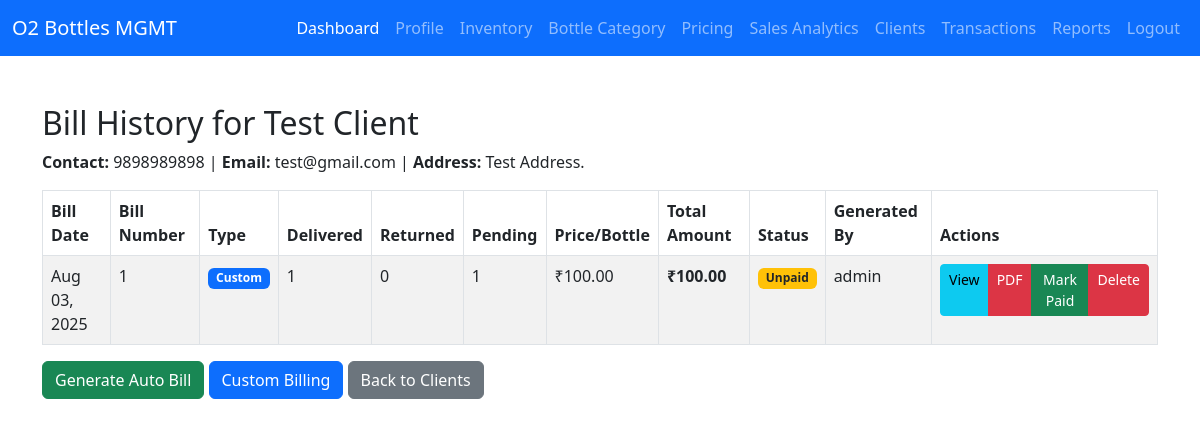
The page /clients/1/bill-history/ (signed in) on the database its author committed.
### bottle_MGMT/models.py (models this page shows, shortened)
class Client(models.Model):
    ROLE_CHOICES = [
        ('customer', 'Customer'),
        ('admin', 'Admin'),
    ]
    name = models.CharField(max_length=100)
    contact = models.CharField(max_length=10)
    alt_contact = models.CharField(max_length=10, blank=True, null=True)
    email = models.EmailField()
    address = models.TextField()
    company_name = models.CharField(max_length=150, blank=True, null=True)
    gst_number = models.CharField(max_length=20, blank=True, null=True)
    role = models.CharField(max_length=10, choices=ROLE_CHOICES, default='customer')
    owner_gst = models.CharField(max_length=20, blank=True, null=True)
    bank_account = models.CharField(max_length=50, blank=True, null=True)
    card = models.CharField(max_length=50, blank=True, null=True)
    account_holder = models.CharField(max_length=100, blank=True, null=True)
    account_number = models.CharField(max_length=30, blank=True, null=True)
    ifsc = models.CharField(max_length=15, blank=True, null=True)
    branch = models.CharField(max_length=100, blank=True, null=True)
    account_type = models.CharField(max_length=20, blank=True, null=True)
    mmid = models.CharField(max_length=20, blank=True, null=True)
    vpa = models.CharField("Virtual Payment Address", max_length=100, blank=True, null=True)
    upi_number = models.CharField(max_length=15, blank=True, null=True)
    upi_qr = models.ImageField(upload_to="upi_qr/", blank=True, null=True)

class Bill(models.Model):
    BILL_TYPE_CHOICES = [
        ('auto', 'Automated'),
        ('custom', 'Custom'),
    ]
    client = models.ForeignKey(Client, on_delete=models.CASCADE)
    bill_date = models.DateTimeField(auto_now_add=True)
    delivered_bottles = models.IntegerField()
    returned_bottles = models.IntegerField()
    pending_bottles = models.IntegerField()
    total_amount = models.DecimalField(max_digits=10, decimal_places=2)
    price_per_bottle = models.DecimalField(max_digits=10, decimal_places=2, default=0)
    subtotal_amount = models.DecimalField(max_digits=12, decimal_places=2, default=Decimal('0.00'))
    discount_percentage = models.DecimalField(max_digits=5, decimal_places=2, default=Decimal('0.00'))
    discount_amount = models.DecimalField(max_digits=12, decimal_places=2, default=Decimal('0.00'))
    taxable_amount = models.DecimalField(max_digits=12, decimal_places=2, default=Decimal('0.00'))
    gst_percentage = models.DecimalField(max_digits=5, decimal_places=2, default=Decimal('18.00'))
    gst_amount = models.DecimalField(max_digits=12, decimal_places=2, default=Decimal('0.00'))
    final_amount = models.DecimalField(max_digits=12, decimal_places=2, default=Decimal('0.00'))
    generated_by = models.ForeignKey(User, on_delete=models.SET_NULL, null=True)
    paid = models.BooleanField(default=False)
    paid_date = models.DateTimeField(null=True, blank=True)
    paid_by = models.ForeignKey(User, on_delete=models.SET_NULL, null=True, blank=True, related_name='bills_paid')
    bill_type = models.CharField(max_length=10, choices=BILL_TYPE_CHOICES, default='auto')
    description = models.TextField(blank=True, null=True)  # For custom bill descriptions
    class Meta:
        ordering = ['-bill_date']

### bottle_MGMT/views.py (the view)
# urls.py: path('clients/<int:client_id>/bill-history/', views.bill_history, name='bill_history'),
@staff_member_required
def bill_history(request, client_id):
    client = get_object_or_404(Client, id=client_id)
    bills = Bill.objects.filter(client=client)
    return render(request, 'bill_history.html', {
        'client': client,
        'bills': bills,
    })

### templates/bill_history.html (shortened to what this page needs)
{% extends "base.html" %}
{% load widget_tweaks %}
{% block content %}
    <h2>Bill History for {{ client.name }}</h2>
    <div class="mb-3">
        <strong>Contact:</strong> {{ client.contact }} |
        <strong>Email:</strong> {{ client.email }} |
        <strong>Address:</strong> {{ client.address }}
    </div>
    {% if bills %}
    <table class="table table-bordered table-striped">
        <thead>
            <tr>
                <th>Bill Date</th>
                <th>Bill Number</th>
                <th>Type</th>
                <th>Delivered</th>
                <th>Returned</th>
                <th>Pending</th>
                <th>Price/Bottle</th>
                <th>Total Amount</th>
                <th>Status</th>
                <th>Generated By</th>
                <th>Actions</th>
            </tr>
        </thead>
        <tbody>
            {% for bill in bills %}
            <tr>
                <td>{{ bill.bill_date|date:"M d, Y" }}</td>
                <td>{{ bill.id }}</td>
                <td>
                    {% if bill.bill_type == 'custom' %}
                        <span class="badge bg-primary">Custom</span>
                    {% else %}
                        <span class="badge bg-info">Auto</span>
                    {% endif %}
                </td>
                <td>{{ bill.delivered_bottles }}</td>
                <td>{{ bill.returned_bottles }}</td>
                <td>{{ bill.pending_bottles }}</td>
                <td>₹{{ bill.price_per_bottle }}</td>
                <td><strong>₹{{ bill.total_amount }}</strong></td>
                <td>
                    {% if bill.paid %}
                        <span class="badge bg-success">Paid</span><br>
                        <small>{{ bill.paid_date|date:"M d, Y" }}</small>
                    {% else %}
                        <span class="badge bg-warning text-dark">Unpaid</span>
                    {% endif %}
                </td>
                <td>{{ bill.generated_by.username }}</td>
                <td>
                    <div class="btn-group" role="group">
                        <a href="{% url 'generate_bill' client.id bill.id %}" class="btn btn-sm btn-info">View</a>
                        <a href="{% url 'generate_bill' client.id bill.id %}?format=pdf" class="btn btn-sm btn-danger">PDF</a>
                        {% if not bill.paid %}
                            <a href="{% url 'mark_bill_paid' bill.id %}" class="btn btn-sm btn-success">Mark Paid</a>
                            <a href="{% url 'delete_bill' bill.id %}" class="btn btn-sm btn-danger">Delete</a>
                        {% endif %}
                    </div>
                </td>
            </tr>
            {% endfor %}
        </tbody>
    </table>
    {% else %}
    <div class="alert alert-info">
        No bills found for this client.
    </div>
    {% endif %}
    <div class="mt-3">
        <a href="{% url 'generate_bill' client.id %}" class="btn btn-success">Generate Auto Bill</a>
        <a href="{% url 'custom_billing' client.id %}" class="btn btn-primary">Custom Billing</a>
        <a href="{% url 'client_list' %}" class="btn btn-secondary">Back to Clients</a>
    </div>
{% endblock %}

### rows shown on the page
Client: name "Test Client", contact "9898989898", email "test@gmail.com", address "Test Address."
Bill: bill_date "Aug 03, 2025", id "1", bill_type "Custom", delivered_bottles "1", returned_bottles "0", pending_bottles "1", price_per_bottle "100.00", total_amount "100.00", paid "Unpaid", generated_by.username "admin"
